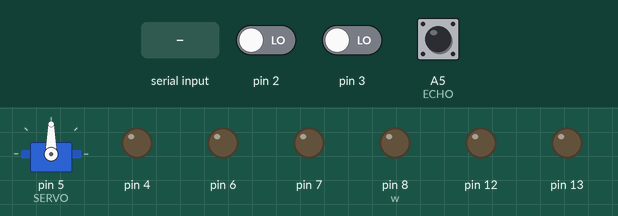
The sketch below on a simulated Arduino Uno, built with avr-gcc and run on an emulated ATmega328P. On the bench: servo, output pins drawn as LEDs (lit = HIGH). The test bench sets the inputs (shaded band); at power-on: A5 (ECHO) LOW, pin 2 LOW, pin 3 LOW. Pins used as bus, display or sensor lines are not drawn. At 8.8 s the program stops and its outputs stay as they are.

Above: at 1.8 s.
1.9 s: "1" received over the second serial link
At 3.5 s:
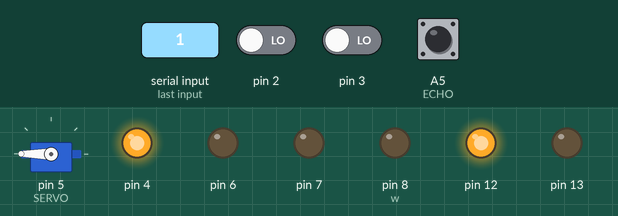
At 4.2 s:
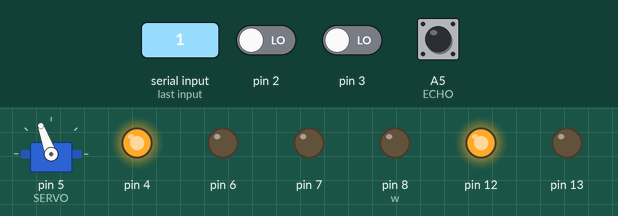
4.9 s: A5 (ECHO) pulsed HIGH 5 times (0.12 s each, 0.3 s apart)
At 8.9 s:
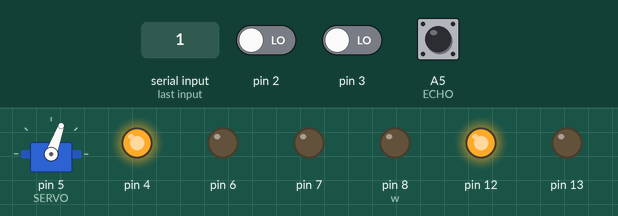
Timing chart, 0 to 10.3 s (numbered marks = the images above; inputs shaded):
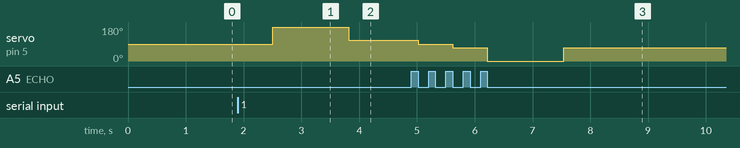

The sketch:

SonarCar.ino
```cpp
#include <Servo.h>
#include <SoftwareSerial.h>
#include "TimerOne.h"
#include "Wheels.h"

// constants
#define SPEED 150
#define LEFT 180
#define RIGHT 0
#define FRONT 90
#define TOL 200
#define DEGS 20
#define MAX 4000
#define SMALLSTEP 25
// piny dla sonaru (HC-SR04)
#define TRIG A4
#define ECHO A5

// pin kontroli serwo (musi być PWM)
#define SERVO 5

SoftwareSerial BTSerial(10, 9);
Servo serwo;
Wheels w;
volatile long counter = 0;
volatile int turns = 0;
int i = 0;


void setup() {
  pinMode(TRIG, OUTPUT);    // TRIG startuje sonar
  pinMode(ECHO, INPUT);     // ECHO odbiera powracający impuls
  w.attach(8, 13, 4, 6, 7, 12); //8 Green RF, 11 Blue RB, 4 Yellow RS, 6 Gray LB, 7 Purple LB, 12 White LS
  //pRF, pRB, pRS, pLF, pLB, pLS
  BTSerial.begin(9600);
  serwo.attach(SERVO);
  bool flag = false;
  while(!flag){
    if(BTSerial.available()){
      flag = true;
    }
    delay(500);
  }
  w.setSpeed(SPEED);
  w.forward();
}
/*
   Returns the distance in mm at angle angle
*/
int lookAndTellDistance(byte angle) {
  unsigned long tot;
  unsigned int distance;

  serwo.write(angle);
  delay(300);

  digitalWrite(TRIG, HIGH);
  delay(10);
  digitalWrite(TRIG, LOW);
  tot = pulseIn(ECHO, HIGH);

  distance = 10 * (tot / 58);
  Serial.write(distance);
  return distance; //mm
}

void loop() {

    w.stop();
    int distanceLeft = lookAndTellDistance(LEFT);
    if(distanceLeft > MAX){ //repeat if over limit
      w.forward();
      delay(SMALLSTEP);
      w.stop();
      int distanceLeft = lookAndTellDistance(LEFT);
    }
    BTSerial.print("<L;");
    BTSerial.print(distanceLeft);
    BTSerial.print(";");
    BTSerial.print(w.cntr);
    BTSerial.print(">");

    if (lookAndTellDistance(FRONT+DEGS) <= TOL || lookAndTellDistance(FRONT) <= TOL || lookAndTellDistance(FRONT-DEGS) <= TOL) {
      w.stop();
      exit(0);
    }

    w.stop();
    int distanceRight = lookAndTellDistance(RIGHT);
    if(distanceRight > MAX){ //repeat if over limit
      w.forward();
      delay(SMALLSTEP);
      w.stop();
      int distanceRight = lookAndTellDistance(RIGHT);
    }
    BTSerial.print("<R;");
    BTSerial.print(distanceRight);
    BTSerial.print(";");
    BTSerial.print(w.cntr);
    BTSerial.print(">");

    if (lookAndTellDistance(FRONT-DEGS) <= TOL || lookAndTellDistance(FRONT) <= TOL || lookAndTellDistance(FRONT+DEGS) <= TOL) {
      w.stop();
      exit(0);
    }

    w.forward();
    delay(100);
}
```

Wheels.cpp
```cpp
//#include <Arduino.h>
//#include "TimerOne.h"
#include "Wheels.h"

#define SET_MOVEMENT(side,f,b) digitalWrite( side[0], f);\
                               digitalWrite( side[1], b)
long long cnt;
int period = 5000;
int speedLeft = 0;
int signLeft = 1;
int speedRight = 0;
int signRight = 1;


void cntplus(){
  cnt++;
}


Wheels::Wheels()
{
  cnt = 0;
  pinMode(2, INPUT);
  pinMode(3, INPUT);
  attachInterrupt(digitalPinToInterrupt(2), cntplus, CHANGE); //TODO:Check
  attachInterrupt(digitalPinToInterrupt(3), cntplus, CHANGE); //TODO:Check

 }

void zeroCounters(){
  cnt=0;
}

void Wheels::attachRight(int pF, int pB, int pS)
{
    pinMode(pF, OUTPUT);
    pinMode(pB, OUTPUT);
    pinMode(pS, OUTPUT);
    this->pinsRight[0] = pF;
    this->pinsRight[1] = pB;
    this->pinsRight[2] = pS;
}


void Wheels::attachLeft(int pF, int pB, int pS)
{
    pinMode(pF, OUTPUT);
    pinMode(pB, OUTPUT);
    pinMode(pS, OUTPUT);
    this->pinsLeft[0] = pF;
    this->pinsLeft[1] = pB;
    this->pinsLeft[2] = pS;
}

void Wheels::setSpeedRight(uint8_t s)
{
    analogWrite(this->pinsRight[2], s);
    speedRight = s;
}

void Wheels::setSpeedLeft(uint8_t s)
{
    analogWrite(this->pinsLeft[2], s);
    speedLeft = s;
}

void Wheels::setSpeed(uint8_t s)
{
    zeroCounters();
    setSpeedLeft(s);
    setSpeedRight(s);
}

void Wheels::attach(int pRF, int pRB, int pRS, int pLF, int pLB, int pLS)
{
    this->attachRight(pRF, pRB, pRS);
    this->attachLeft(pLF, pLB, pLS);
}

void Wheels::forwardLeft()
{
    SET_MOVEMENT(pinsLeft, HIGH, LOW);
    signLeft = 1;
}

void Wheels::forwardRight()
{
    SET_MOVEMENT(pinsRight, HIGH, LOW);
    signRight = 1;
}

void Wheels::backLeft()
{
    SET_MOVEMENT(pinsLeft, LOW, HIGH);
    signLeft = -1;
}

void Wheels::backRight()
{
    SET_MOVEMENT(pinsRight, LOW, HIGH);
    signRight = -1;
}

void Wheels::forward()
{
    this->cntr = cnt;
    this->forwardLeft();
    this->forwardRight();
}

void Wheels::back()
{
    this->backLeft();
    this->backRight();
}

void Wheels::stopLeft()
{
    SET_MOVEMENT(pinsLeft, LOW, LOW);
}

void Wheels::stopRight()
{
    SET_MOVEMENT(pinsRight, LOW, LOW);
}

void Wheels::stop()
{
  this->cntr = cnt;
    this->stopLeft();
    this->stopRight();
}

void Wheels::goForward(int cm){
    int ocnt = cnt;
    this->setSpeed(150);
    this->forward();
    while (cnt-ocnt < 4*cm) delay(50);
    this->stop();
}

void Wheels::goBack(int cm){
    this->setSpeed(150);
    this->back();
    while (cnt < 8*cm) delay(50);
    this->stop();
    zeroCounters();
}

void Wheels::turnLeft(int dgrs){
  zeroCounters();
  this->setSpeed(0);
  this->setSpeedRight(150);
  this->forward();
  while (cnt < 1.8*dgrs)delay(50);
  this->stop();
  zeroCounters();
}

void Wheels::turnRight(int dgrs){
  zeroCounters();
  this->setSpeed(0);
  this->setSpeedLeft(150);
  this->forward();
  while (cnt < 1.8*dgrs) delay(50);
  this->stop();
  zeroCounters();
}
```

Wheels.h
```cpp
/*
 * prosta implementacja klasy obsługującej
 * silniki pojazdu za pośrednictwem modułu L298
 *
 * Sterowanie odbywa się przez:
 * 1)  powiązanie odpowiednich pinów I/O Arduino metodą attach()
 * 2)  ustalenie prędkości setSpeed*()
 * 3)  wywołanie funkcji ruchu
 *
 * TODO:
 *  - zabezpieczenie przed ruchem bez attach()
 *  - ustawienie domyślnej prędkości != 0
 */


#include <Arduino.h>


#ifndef Wheels_h
#define Wheels_h


class Wheels {
    public:
        Wheels();
        /*
         *  pinForward - wejście "naprzód" L298
         *  pinBack    - wejście "wstecz" L298
         *  pinSpeed   - wejście "enable/PWM" L298
         */
        void attachRight(int pinForward, int pinBack, int pinSpeed);
        void attachLeft(int pinForward, int pinBack, int pinSpeed);
        void attach(int pinRightForward, int pinRightBack, int pinRightSpeed,
                    int pinLeftForward, int pinLeftBack, int pinLeftSpeed);
        /*
         *  funkcje ruchu
         */
        void forward();
        void forwardLeft();
        void forwardRight();
        void back();
        void backLeft();
        void backRight();
        void stop();
        void stopLeft();
        void stopRight();
        void goForward(int cm);
        void goBack(int cm);
        void setBeeper(int pin);
        /*
         *  ustawienie prędkości obrotowej (przez PWM)
         *   - minimalna efektywna wartość 60
         *      może zależeć od stanu naładowania baterii
         */
        void turnLeft(int dgrs);
        void turnRight(int dgrs);
        void setSpeed(uint8_t);
        void setSpeedRight(uint8_t);
        void setSpeedLeft(uint8_t);
        int cntr;

    private:
        int pinsRight[3];
        int pinsLeft[3];
};


#endif
```

Measured:
- after the input at 1.9 s, pin 4, pin 12: LOW → HIGH after 0.60 s; servo on pin 5 (SERVO): 90° → 180° after 0.60 s, → 110° 1.3 s later
- after the input at 4.9 s, servo on pin 5 (SERVO): 110° → 90° after 0.12 s, → 70° 0.60 s later, → 0° 0.60 s later, → 70° 1.3 s later
